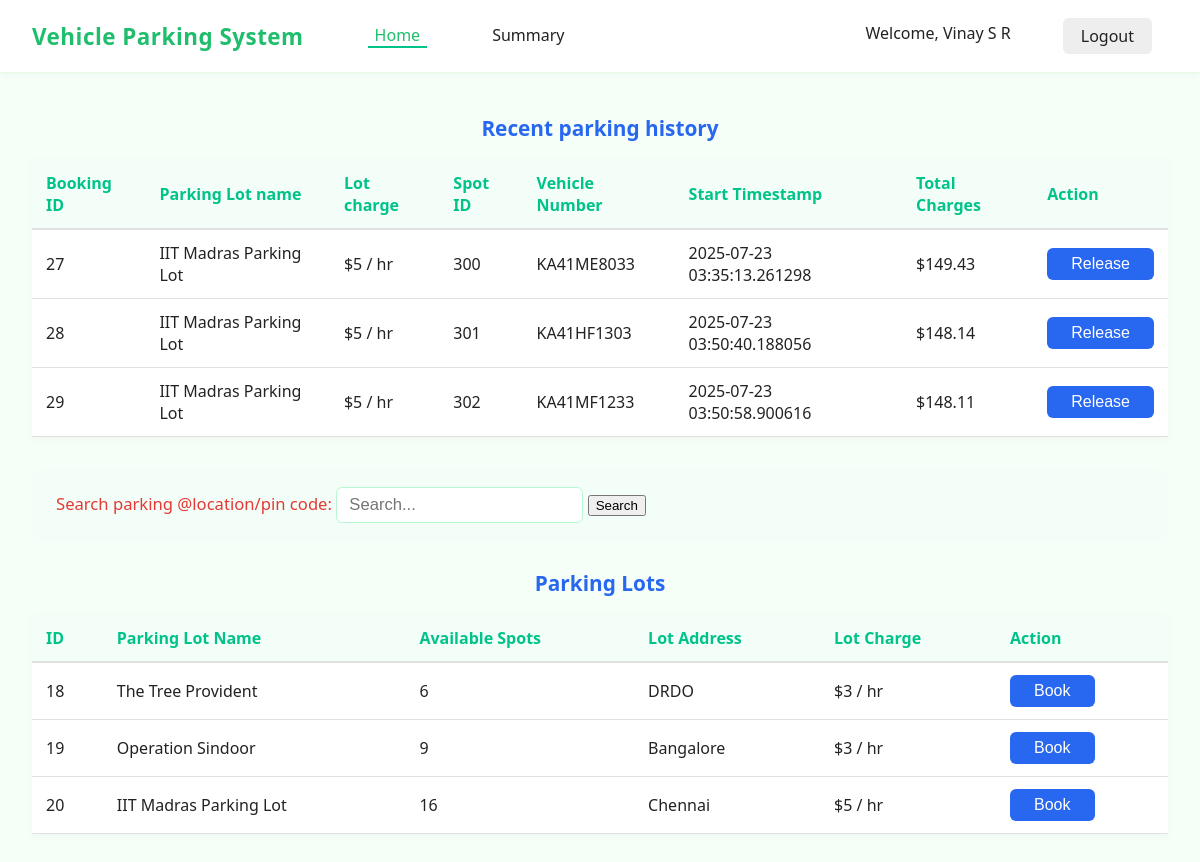
Page /dashboard/user/5 (signed in) on the committed database.
### models/models.py (models this page shows)
class User(db.Model,UserMixin):
    __tablename__ = 'user'
    id = db.Column(db.Integer, primary_key=True, autoincrement=True)
    email = db.Column(db.Text, unique=True, nullable=False)
    password = db.Column(db.Text, nullable=False)
    full_name = db.Column(db.Text, nullable=False)
    address = db.Column(db.Text, nullable=False)
    pincode = db.Column(db.Text, nullable=False)
    vehicle_number = db.Column(db.Text,nullable=True)
    is_admin=db.Column(db.Text,default="user")

class Parking_lot(db.Model):
    __tablename__='parking_lot'
    lot_id=db.Column(db.Integer,primary_key=True,autoincrement=True)
    owner_id = db.Column(db.Integer, db.ForeignKey('user.id', ondelete='CASCADE'))
    lot_name= db.Column(db.Text,nullable=False,unique=True)
    lot_address=db.Column(db.Text,nullable=False)
    lot_spot_count=db.Column(db.Integer,nullable=False)
    lot_price_per_hour=db.Column(db.Integer,nullable=False)
    owner = db.relationship('User', backref=db.backref('parking_lots', passive_deletes=True))
    spots = db.relationship('Parking_spot', backref='lot', cascade="all, delete", passive_deletes=True)
    bookings = db.relationship('Bookings', back_populates='lot', cascade="all, delete", passive_deletes=True)

class Bookings(db.Model):
    __tablename__ = 'bookings'
    booking_id = db.Column(db.Integer, primary_key=True, autoincrement=True)
    spot_id = db.Column(db.Integer, db.ForeignKey('parking_spot.id'), nullable=False)
    lot_id = db.Column(db.Integer, db.ForeignKey('parking_lot.lot_id'), nullable=False)
    user_id = db.Column(db.Integer, db.ForeignKey('user.id'), nullable=False)
    vehicle_number = db.Column(db.String(20),  db.ForeignKey('user.vehicle_number'), nullable=False)
    start_time = db.Column(db.String, default=datetime.utcnow)
    end_time = db.Column(db.String)
    current_status=db.Column(db.Text)
    spot = db.relationship('Parking_spot', backref='bookings')
    lot = db.relationship('Parking_lot', back_populates='bookings')
    user = db.relationship('User', foreign_keys=[user_id], backref='bookings')

### controllers/controllers.py (the view, shortened to what this page needs)
@main.route("/dashboard/user/<id>",methods=['GET','POST'])
@role_required('user')
@login_required
def user_dashboard(id):
    if request.method=="GET":
        user=User.query.filter(User.id==id).first()
        user_data={
                                "name": user.full_name,
                                "address": user.address,
                                "email": user.email,
                                "pincode": user.pincode,
                                "vehicle_number": user.vehicle_number,
                                "id": user.id
                }
        bookings_by_user=Bookings.query.filter_by(user_id=id,current_status='active').all()
        booking_data={}
        for booking in bookings_by_user:
             lot_charge=Parking_lot.query.filter_by(lot_id=booking.lot_id).first().lot_price_per_hour
             lot_name=Parking_lot.query.filter_by(lot_id=booking.lot_id).first().lot_name
             start_time=booking.start_time
             if isinstance(start_time, str):
                start_time = datetime.strptime(start_time, "%Y-%m-%d %H:%M:%S.%f")
             booking_data[booking.booking_id]={
                                                    "spot_id": booking.spot_id,
                                                    "lot_id":  booking.lot_id,
                                                    "user_id": booking.user_id,
                                                    "vehicle_number": booking.vehicle_number,
                                                    "start_time": booking.start_time,
                                                    "current_status":booking.current_status,
                                                    "lot_name":lot_name,
                                                    "lot_charge":lot_charge,
                                                    "total_charges": calculate_charges(datetime.now(),start_time,lot_charge)
                                                 }
        print("booking_data",booking_data)
        parking_locations=Parking_lot.query.all()
        parking_data={}
        for location in parking_locations:
                available_spots=Parking_spot.query.filter_by(lot_id=location.lot_id,is_available="Yes").count()
                parking_data[location.lot_id]={
                                            'lot_name':location.lot_name,
                                            'lot_address':location.lot_address,
                                            'available_spots': available_spots,
                                            'lot_charge': location.lot_price_per_hour
                }
        print(parking_data)
        return render_template('dashboard_user.html',user_data=user_data, parking_data=parking_data,booking_data=booking_data,id=current_user.id,name=current_user.full_name)

### app.py (called while the page is built)
def create_app():
    app = Flask(__name__, template_folder="templates")
    if os.getenv('ENV', 'development') != "production":
        print("Starting Local Development")
        app.config.from_object(LocalDevelopmentConfig)
    else:
        raise Exception("Currently no production config is setup")
    app.register_blueprint(main)
    db.init_app(app)
    login_manager = LoginManager()
    login_manager.login_view = "main.login"
    login_manager.init_app(app)
    @login_manager.user_loader
    def load_user(user_id):
        return User.query.get(int(user_id))
    return app

### controllers/controllers.py (called while the page is built)
def role_required(required_role):
    def decorator(f):
        @wraps(f)
        def decorated_function(*args, **kwargs):
            if not current_user.is_authenticated:
                flash('Please log in to access this page.', 'warning')
                return redirect(url_for('main.login'))
            if required_role == "admin" and current_user.is_admin != "Yes":
                flash('You do not have permission to access this page.', 'danger')
                return redirect(url_for('main.login'))
            return f(*args, **kwargs)
        return decorated_function
    return decorator

def calculate_charges(end_time,start_time,lot_charges):
        charges= ((end_time-start_time).total_seconds()/3600)*lot_charges
        return round(charges,2)

### templates/dashboard_user.html (shortened to what this page needs)
<!DOCTYPE html>
<html lang="en">
<head>
    <link rel="stylesheet" href="{{ url_for('static', filename='css/dashboard_user_style.css') }}">
</head>
<body>
        <nav class="navbar">
        <div class="navbar-left">
            <span class="brand">Vehicle Parking System</span>
                <a href="{{ url_for ('main.user_dashboard',id=user_data.id) }}" class="nav-link active">Home</a>
                <a href="{{ url_for('main.admin_summary') }}" class="nav-link">Summary</a>
        </div>
        <div class="navbar-right">
            <a href="{{ url_for('main.edit_profile',user_id=id )}}" class="welcome" title="Click to edit profile">Welcome, {{ name }}</a>
          <a href="{{ url_for('main.logout') }}" class="logout-btn">Logout</a>
        </div>
        </nav>
    <main>
        <section class="history-section">
            <h2>Recent parking history</h2>
            <table class="stylish-table">
                <thead>
                    <tr>
                        <th>Booking ID</th>
                        <th>Parking Lot name</th>
                        <th> Lot charge</th>
                        <th>Spot ID</th>
                        <th>Vehicle Number</th>
                        <th>Start Timestamp</th>
                        <th>Total Charges</th>
                        <th>Action</th>
                    </tr>
                </thead>
                <tbody>
                   {% if booking_data %}
                        {% for booking_id in booking_data %}
                        <tr>
                            <td>{{ booking_id }}</td>
                            <td>{{ booking_data[booking_id].lot_name }}</td>
                            <td>${{ booking_data[booking_id].lot_charge }} / hr</td>
                            <td>{{ booking_data[booking_id].spot_id }}</td>
                            <td>{{  booking_data[booking_id].vehicle_number }}</td>
                            <td>{{  booking_data[booking_id].start_time }}</td>
                            <td>${{ booking_data[booking_id].total_charges }}</td>
                            {% if booking_data[booking_id].current_status=="active" %}
                            <td><button class="book-btn" onclick="window.location.href='{{ url_for('main.release_spot', user_id=user_data.id, parking_lot_id=booking_data[booking_id].lot_id,spot_id=booking_data[booking_id].spot_id) }}'">Release</button></td>
                            {% endif %}
                        </tr>
                        {% endfor %}
                    {% else %}
                    <tr><td colspan="4">No booking data available.</td></tr>
                    {% endif %}
                </tbody>
            </table>
        </section>
        <section class="search-section">
            <form action="{{ url_for('main.user_dashboard', id=user_data.id) }}" method="post">
            <label for="search">Search parking @location/pin code:</label>
            <input type="text" id="search_location" name="search_location" placeholder="Search..."
            pattern="^[a-zA-Z0-9\s]+$"
            title="Only letters, numbers, and spaces allowed.">
            <button type="submit">Search</button>
            </form>
        </section>
        <section class="lots-section">
            <h2>Parking Lots </h2>
            <table class="stylish-table">
                <thead>
                    <tr>
                        <th>ID</th>
                        <th>Parking Lot Name</th>
                        <th>Available Spots</th>
                        <th>Lot Address</th>
                        <th> Lot Charge</th>
                        <th>Action</th>
                    </tr>
                </thead>
                <tbody>
                    {% if parking_data %}
                            {% for lot_id, location in parking_data.items() %}
                                <tr>
                                    <td>{{ lot_id }}</td>
                                    <td>{{ location.lot_name }}</td>
                                    <td>{{ location.available_spots }}</td>
                                    <td>{{ location.lot_address }}</td>
                                    <td>${{ location.lot_charge }} / hr</td>
                                    <td>
                                        <button class="book-btn" onclick="window.location.href='{{ url_for('main.book_spot', user_id=user_data.id, parking_lot_id=lot_id) }}'">Book</button>
                                    </td>
                                </tr>
                            {% endfor %}
                    {% else %}
                        <tr><td colspan="4">No parking data available.</td></tr>
                    {% endif %}
                </tbody>
            </table>
        </section>
    </main>
</body>
</html>

### static/css/dashboard_user_style.css (style rules this page uses)
body { font-family: 'Segoe UI', Arial, sans-serif; background: #f5fff7; margin: 0; padding: 0; color: #222; }
nav a { text-decoration: none; color: #222; margin: 0 16px; font-weight: 500; padding-bottom: 5px; border-bottom: 2px solid transparent; transition: border 0.2s; }
nav a.active, nav a:hover { border-bottom: 2px solid #00c389; color: #00c389; }
.logout-btn { background: #eee; border: none; border-radius: 6px; padding: 7px 18px; font-size: 1em; cursor: pointer; transition: background 0.2s; }
main { padding: 24px 32px; }
section { margin-bottom: 32px; }
h2 { color: #2867f0; font-size: 1.3em; margin-bottom: 18px; font-weight: 600; text-align: center; }
table { width: 100%; border-collapse: collapse; background: #fff; margin: 0 auto 16px auto; box-shadow: 0 2px 8px rgba(0,0,0,0.03); }
th, td { padding: 12px 14px; text-align: left; }
th { background: #f3fef8; color: #00c389; font-weight: 600; border-bottom: 2px solid #e0e0e0; }
td { border-bottom: 1px solid #e0e0e0; }
.search-section { background: #f3fef8; padding: 18px 24px; border-radius: 8px; margin-bottom: 28px; display: flex; align-items: center; gap: 12px; font-size: 1.04em; }
.search-section label { color: #e53935; font-weight: 500; }
.search-section input[type="text"] { padding: 7px 12px; border: 1px solid #b8f8d1; border-radius: 6px; font-size: 1em; outline: none; min-width: 180px; }
.book-btn { background: #2867f0; color: #fff; border: none; border-radius: 6px; padding: 7px 24px; font-size: 1em; cursor: pointer; transition: background 0.2s; }
.navbar { display: flex; align-items: center; justify-content: space-between; background: #fff; padding: 18px 32px; border-bottom: 1px solid #e7fbe6; box-shadow: 0 2px 8px rgba(0,0,0,0.03); }
.navbar-left { display: flex; align-items: center; gap: 26px; }
.brand { color: #1fbe6c; font-size: 1.4rem; font-weight: 700; margin-right: 22px; letter-spacing: 0.5px; }
.nav-link { color: #222; text-decoration: none; font-weight: 500; padding: 0 7px; transition: color 0.2s; }
.nav-link.active, .nav-link:hover { color: #1fbe6c; }
.navbar-right { display: flex; align-items: center; gap: 20px; }

### rows in the picture
User: full_name "Vinay S R"
Parking_lot: lot_name "IIT Madras Parking Lot" "IIT Madras Parking Lot" "IIT Madras Parking Lot", lot_name "IIT Madras Parking Lot", lot_address "Chennai"
Bookings: spot "300", vehicle_number "KA41ME8033", start_time "2025-07-23 03:35:13.261298"
Bookings: spot "301", vehicle_number "KA41HF1303", start_time "2025-07-23 03:50:40.188056"
Bookings: spot "302", vehicle_number "KA41MF1233", start_time "2025-07-23 03:50:58.900616"
Parking_lot: lot_name "The Tree Provident", lot_address "DRDO"
Parking_lot: lot_name "Operation Sindoor", lot_address "Bangalore"

### other values in the picture
{{ booking_id }} "27" "28" "29"
{{ booking_data[booking_id].lot_charge }} "5" "5" "5"
{{ booking_data[booking_id].total_charges }} "149.43" "148.14" "148.11"
{{ lot_id }} "18" "19" "20"
{{ location.available_spots }} "6" "9" "16"
{{ location.lot_charge }} "3" "3" "5"
